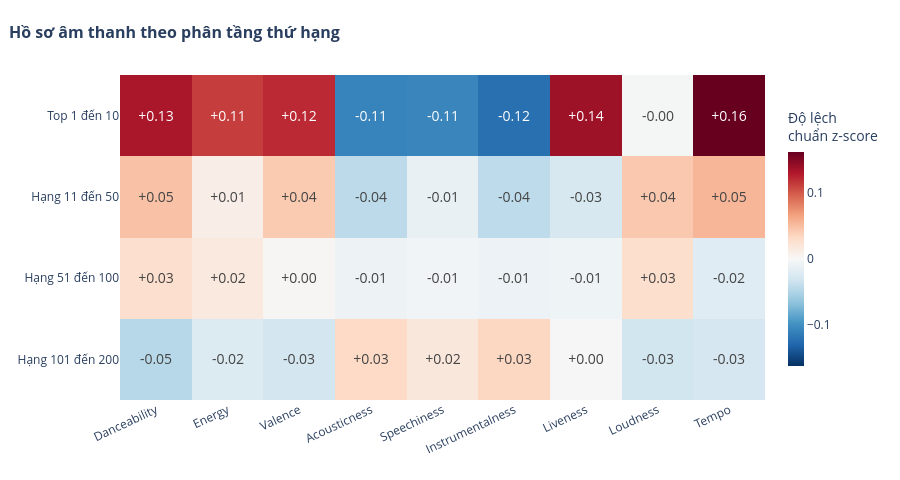

Notebook code for this chart:
### Markdown cell above
## Biểu đồ 1: Hồ sơ 9 đặc trưng âm thanh theo nhóm thứ hạng Spotify Global (2020–2022)

### Code cell
all_features4 = ['danceability', 'energy', 'valence', 'acousticness', 'speechiness', 'instrumentalness', 'liveness', 'loudness', 'tempo']
labels4 = ['Danceability', 'Energy', 'Valence', 'Acousticness', 'Speechiness', 'Instrumentalness', 'Liveness', 'Loudness', 'Tempo']

df_global4 = df_charts[(df_charts['chart_country'] == 'Global') & (df_charts['year'].between(2020, 2022))].copy()
df_global4 = df_global4.drop_duplicates(
    subset=['chart_country', 'week', 'rank', 'track_id'])
band_order4 = [
    'Top 1 đến 10',
    'Hạng 11 đến 50',
    'Hạng 51 đến 100',
    'Hạng 101 đến 200']

df_global4['rank_band'] = pd.cut(
    df_global4['rank'],
    bins=[0, 10, 50, 100, 200],
    labels=band_order4,
    include_lowest=True)

mean_table4 = (df_global4.groupby('rank_band', observed=False)[all_features4].mean().loc[band_order4])

overall_mean4 = df_global4[all_features4].mean()
overall_std4 = df_global4[all_features4].std(ddof=0).replace(0, np.nan)
z_table4 = (mean_table4 - overall_mean4) / overall_std4

text_z4 = [[f'{val:+.2f}' for val in row] for row in z_table4.values]

customdata4 = np.dstack([mean_table4.values, z_table4.values])

max_abs4 = float(np.nanmax(np.abs(z_table4.values)))

fig4 = go.Figure(data=go.Heatmap(z=z_table4.values,
        x=labels4,y=band_order4,
        text=text_z4,texttemplate='%{text}',textfont=dict(size=14),
        customdata=customdata4, colorscale='RdBu_r',
        zmid=0, zmin=-max_abs4, zmax=max_abs4,
        colorbar=dict(
            title='Độ lệch<br>chuẩn z-score',
            thickness=16,
            len=0.85
        ),
        hovertemplate=(
            '<b>Nhóm:</b> %{y}<br>'
            '<b>Đặc trưng:</b> %{x}<br>'
            '<b>Trung bình thực:</b> %{customdata[0]:.3f}<br>'
            '<b>Z-score:</b> %{customdata[1]:+.2f} SD'
            '<extra></extra>'
        )
    )
)

fig4.update_layout(
    title=dict(
        text='<b>Hồ sơ âm thanh theo phân tầng thứ hạng</b>',
        x=0.01,
        font=dict(size=16)
    ),
    xaxis=dict(tickangle=-25, tickfont=dict(size=12)),
    yaxis=dict(autorange='reversed', tickfont=dict(size=12)),
    height=480,
    margin=dict(l=120, r=40, t=75, b=80),
    template='plotly_white'
)
fig4.show()

### Figure 1 — Plotly figure (JSON) as saved in the notebook; plotly's stock layout.template omitted (floating-point values rounded to 4 significant figures)
{"data": [{"colorbar": {"len": 0.85, "thickness": 16, "title": {"text": "Độ lệch<br>chuẩn z-score"}}, "colorscale": [[0, "rgb(5,48,97)"], [0.1, "rgb(33,102,172)"], [0.2, "rgb(67,147,195)"], [0.3, "rgb(146,197,222)"], [0.4, "rgb(209,229,240)"], [0.5, "rgb(247,247,247)"], [0.6, "rgb(253,219,199)"], [0.7, "rgb(244,165,130)"], [0.8, "rgb(214,96,77)"], [0.9, "rgb(178,24,43)"], [1, "rgb(103,0,31)"]], "customdata": [0.7038, 0.1331, 0.6469, 0.1127, 0.5461, 0.1215, 0.2322, -0.1089, 0.09574, -0.1073, 0.001458, -0.1225, 0.1872, 0.1384, -6.176, -0.002365, 125.8, 0.1622, 0.6917, 0.04774, 0.6303, 0.01049, 0.5279, 0.04269, 0.2491, -0.04339, 0.1048, -0.01277, 0.006359, -0.04281, 0.1654, -0.02719, -6.068, 0.04366, 122.6, 0.05452, 0.6888, 0.02731, 0.6312, 0.01597, 0.5185, 0.002002, 0.2581, -0.008643, 0.1055, -0.005066, 0.008388, -0.009809, 0.168, -0.007695, -6.104, 0.02821, 120.5, -0.02007, 0.6783, -0.04606, 0.6248, -0.02345, 0.5111, -0.03022, 0.2687, 0.03256, 0.1078, 0.01837, 0.0111, 0.03428, 0.1691, 0.0008808, -6.244, -0.03133, 120.2, -0.028], "hovertemplate": "<b>Nhóm:</b> %{y}<br><b>Đặc trưng:</b> %{x}<br><b>Trung bình thực:</b> %{customdata[0]:.3f}<br><b>Z-score:</b> %{customdata[1]:+.2f} SD<extra></extra>", "text": [["+0.13", "+0.11", "+0.12", "-0.11", "-0.11", "-0.12", "+0.14", "-0.00", "+0.16"], ["+0.05", "+0.01", "+0.04", "-0.04", "-0.01", "-0.04", "-0.03", "+0.04", "+0.05"], ["+0.03", "+0.02", "+0.00", "-0.01", "-0.01", "-0.01", "-0.01", "+0.03", "-0.02"], ["-0.05", "-0.02", "-0.03", "+0.03", "+0.02", "+0.03", "+0.00", "-0.03", "-0.03"]], "textfont": {"size": 14}, "texttemplate": "%{text}", "type": "heatmap", "x": ["Danceability", "Energy", "Valence", "Acousticness", "Speechiness", "Instrumentalness", "Liveness", "Loudness", "Tempo"], "y": ["Top 1 đến 10", "Hạng 11 đến 50", "Hạng 51 đến 100", "Hạng 101 đến 200"], "z": [[0.1331, 0.1127, 0.1215, -0.1089, -0.1073, -0.1225, 0.1384, -0.002365, 0.1622], [0.04774, 0.01049, 0.04269, -0.04339, -0.01277, -0.04281, -0.02719, 0.04366, 0.05452], [0.02731, 0.01597, 0.002002, -0.008643, -0.005066, -0.009809, -0.007695, 0.02821, -0.02007], [-0.04606, -0.02345, -0.03022, 0.03256, 0.01837, 0.03428, 0.0008808, -0.03133, -0.028]], "zmax": 0.1622, "zmid": 0, "zmin": -0.1622}], "layout": {"height": 480, "margin": {"b": 80, "l": 120, "r": 40, "t": 75}, "title": {"font": {"size": 16}, "text": "<b>Hồ sơ âm thanh theo phân tầng thứ hạng</b>", "x": 0.01}, "xaxis": {"tickangle": -25, "tickfont": {"size": 12}}, "yaxis": {"autorange": "reversed", "tickfont": {"size": 12}}}}
